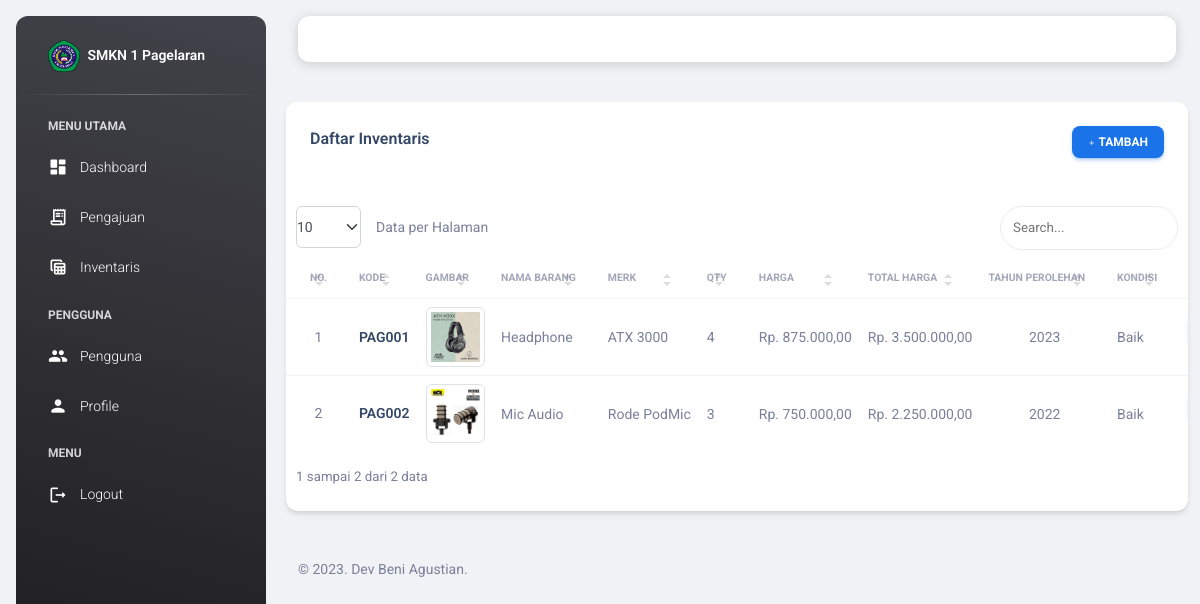
The app's page /view_inventaris/inventaris.php (signed in) with its own data.
### tables this page shows
CREATE TABLE `inventaris` (
  `id_inventaris` int(11) NOT NULL,
  `kode` varchar(100) NOT NULL,
  `nama_barang` varchar(255) NOT NULL,
  `merk` varchar(255) NOT NULL,
  `qty` int(11) NOT NULL,
  `harga` int(11) NOT NULL,
  `gambar` varchar(255) NOT NULL,
  `tahun_perolehan` varchar(100) NOT NULL,
  `id_kondisi` int(11) NOT NULL,
  `date_created` date NOT NULL,
  `is_active` int(11) NOT NULL
);

CREATE TABLE `kondisi` (
  `id_kondisi` int(11) NOT NULL,
  `kondisi` varchar(100) NOT NULL
);

### functions.php (called while the page is built, shortened)
<?php
$conn = mysqli_connect("localhost", "root", "", "db_siib");
function query($query)
{
    global $conn;
    $result = mysqli_query($conn, $query);
    $rows = [];
    while ($row = mysqli_fetch_assoc($result)) {
        $rows[] = $row;
    }
    return $rows;
}

### view_inventaris/inventaris.php (the view, shortened to what this page needs)
<?php
include "../templates/header.php";
$inventaris = query(
    "SELECT * FROM inventaris
    INNER JOIN kondisi ON inventaris.id_kondisi = kondisi.id_kondisi"
);
?>
<div class="row mb-4">
    <div class="col-12 col-md-12">
        <div class="card">
            <div class="card-header pb-0">
                <div class="row">
                    <div class="col-lg-6 col-7">
                        <h6>Daftar Inventaris</h6>
                    </div>
                    <div class="col-lg-6 col-5 my-auto text-end">
                        <a href="inventaris_add.php" class="btn btn-sm btn-info text-white"><i
                                class="material-icons opacity-10">add</i> Tambah</a>
                    </div>
                </div>
            </div>
            <div class="card-body px-0 pb-2">
                <div class="table-responsive">
                    <table class="table align-items-center mb-0" id="data-table">
                        <thead>
                            <tr>
                                <th
                                    class="text-uppercase text-secondary text-xxs font-weight-bolder opacity-7 text-center">
                                    No.</th>
                                <th class="text-uppercase text-secondary text-xxs font-weight-bolder opacity-7 ps-2">
                                    Kode</th>
                                <th class="text-uppercase text-secondary text-xxs font-weight-bolder opacity-7 ps-2">
                                    Gambar
                                </th>
                                <th class="text-uppercase text-secondary text-xxs font-weight-bolder opacity-7 ps-2">
                                    Nama Barang</th>
                                <th class="text-uppercase text-secondary text-xxs font-weight-bolder opacity-7 ps-2">
                                    Merk</th>
                                <th class="text-uppercase text-secondary text-xxs font-weight-bolder opacity-7 ps-2">
                                    Qty
                                </th>
                                <th class="text-uppercase text-secondary text-xxs font-weight-bolder opacity-7 ps-2">
                                    Harga
                                </th>
                                <th class="text-uppercase text-secondary text-xxs font-weight-bolder opacity-7 ps-2">
                                    Total Harga
                                </th>
                                <th class="text-uppercase text-secondary text-xxs font-weight-bolder opacity-7 ps-2">
                                    Tahun Perolehan
                                </th>
                                <th class="text-uppercase text-secondary text-xxs font-weight-bolder opacity-7 ps-2">
                                    Kondisi
                                </th>
                                <th
                                    class="text-center text-uppercase text-secondary text-xxs font-weight-bolder opacity-7">
                                    Aksi</th>
                            </tr>
                        </thead>
                        <tbody>
                            <?php $n = 1; ?>
                            <?php foreach ($inventaris as $i): ?>
                                <tr>
                                    <td class="text-center text-sm">
                                        <span class="mb-0 text-sm">
                                            <?= $n; ?>
                                        </span>
                                    </td>
                                    <td>
                                        <h6 class="mb-0 text-sm">
                                            <?= $i["kode"]; ?>
                                        </h6>
                                    </td>
                                    <td>
                                        <span class="mb-0 text-sm">
                                            <img src="../assets/img/barang/<?= $i["gambar"]; ?>" class="img-thumbnail">
                                        </span>
                                    </td>
                                    <td>
                                        <span class="mb-0 text-sm">
                                            <?= $i["nama_barang"]; ?>
                                        </span>
                                    </td>
                                    <td>
                                        <span class="mb-0 text-sm">
                                            <?= $i["merk"]; ?>
                                        </span>
                                    </td>
                                    <td>
                                        <span class="mb-0 text-sm">
                                            <?= $i["qty"]; ?>
                                        </span>
                                    </td>
                                    <td>
                                        <span class="mb-0 text-sm">
                                            Rp.
                                            <?= number_format($i["harga"], 2, ',', '.'); ?>
                                        </span>
                                    </td>
                                    <td>
                                        <span class="mb-0 text-sm">
                                            Rp.
                                            <?= number_format($i["qty"] * $i["harga"], 2, ',', '.'); ?>
                                        </span>
                                    </td>
                                    <td class="text-center">
                                        <span class="mb-0 text-sm">
                                            <?= $i["tahun_perolehan"]; ?>
                                        </span>
                                    </td>
                                    <td>
                                        <span class="mb-0 text-sm">
                                            <?= $i["kondisi"]; ?>
                                        </span>
                                    </td>
                                    <td class="align-middle text-center">
                                    </td>
                                </tr>
                                <?php $n++; ?>
                            <?php endforeach; ?>
                        </tbody>
                    </table>
                </div>
            </div>
        </div>
    </div>
</div>
<?php
include "../templates/footer.php";
?>

### records on screen
inventaris: kode "PAG001", gambar (picture), nama_barang "Headphone", merk "ATX 3000", qty "4", harga "875.000,00", $i["qty"] * $i["harga"] "3.500.000,00", tahun_perolehan "2023", id_kondisi.kondisi "Baik"
inventaris: kode "PAG002", gambar (picture), nama_barang "Mic Audio", merk "Rode PodMic", qty "3", harga "750.000,00", $i["qty"] * $i["harga"] "2.250.000,00", tahun_perolehan "2022", id_kondisi.kondisi "Baik"
